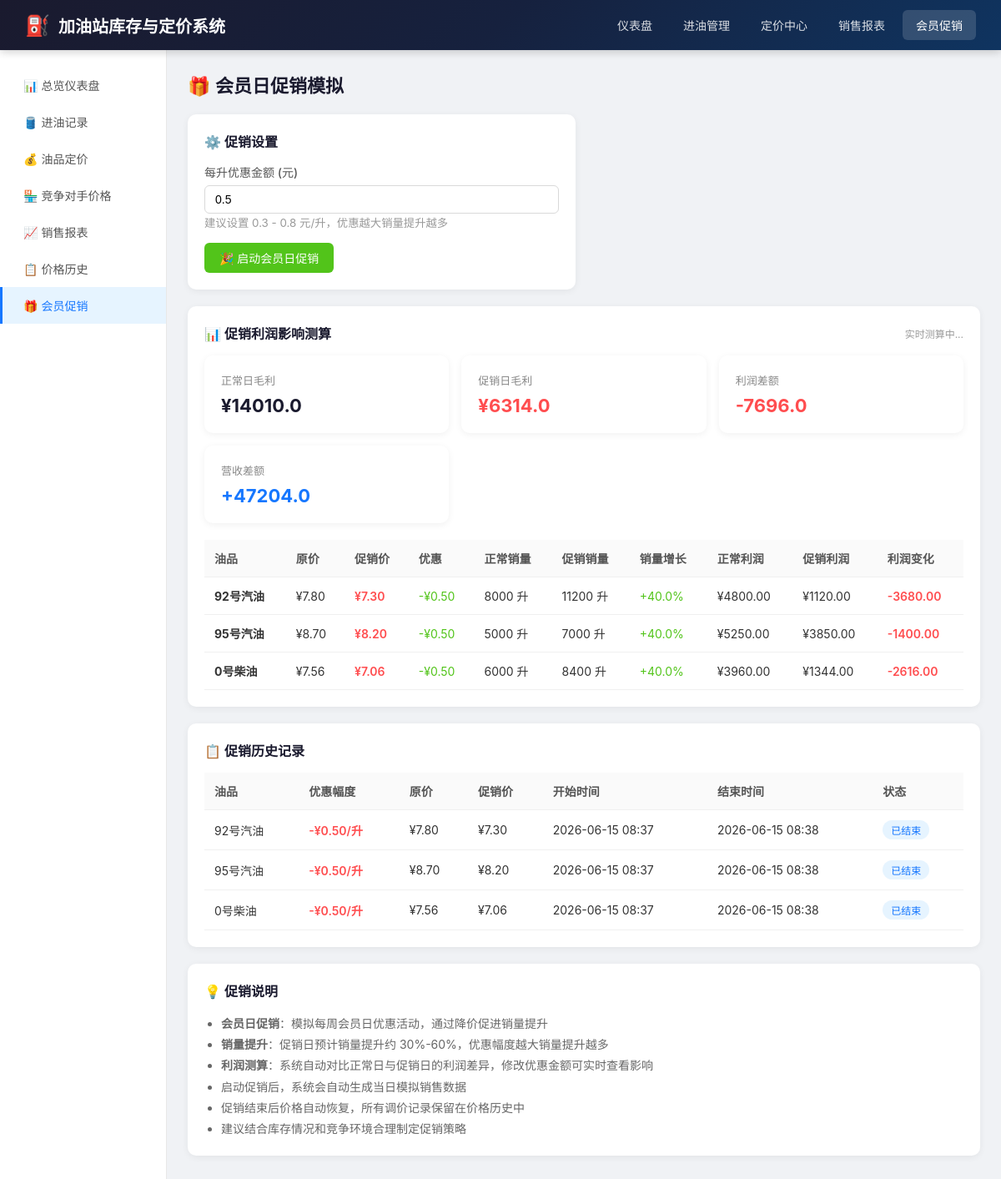
/member/promotion, run on an earlier commit of the app's database.
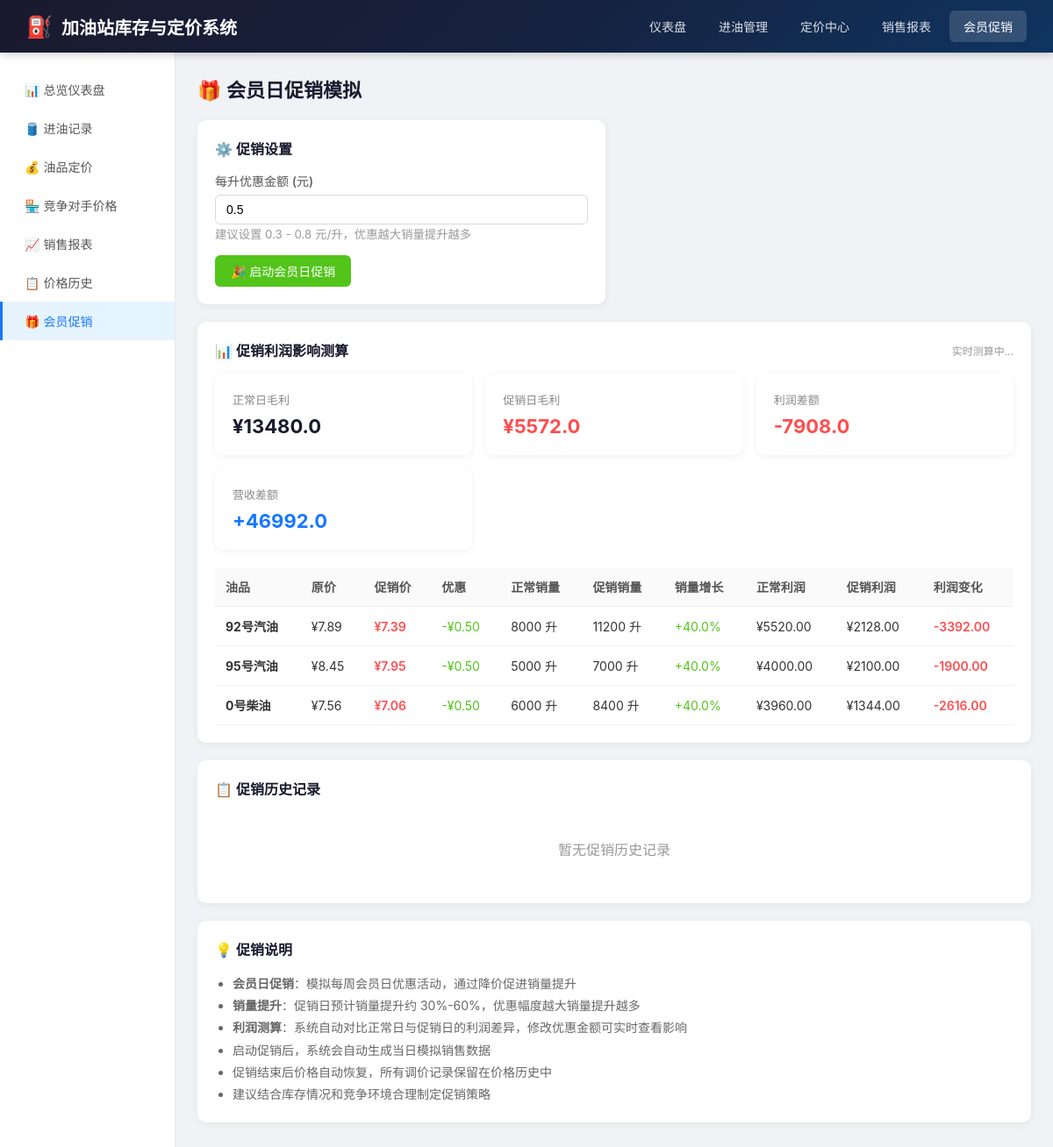
And on a later commit of the database.
### models.py (models this page shows, shortened)
class Fuel(db.Model):
    __tablename__ = 'fuels'
    id = db.Column(db.Integer, primary_key=True)
    code = db.Column(db.String(20), unique=True, nullable=False)
    name = db.Column(db.String(50), nullable=False)
    tank_capacity = db.Column(db.Float, default=50000)
    current_price = db.Column(db.Float, nullable=False)
    price_update_time = db.Column(db.DateTime, default=datetime.now)
    created_at = db.Column(db.DateTime, default=datetime.now)
    intake_records = db.relationship('IntakeRecord', backref='fuel', lazy='dynamic')
    sales_records = db.relationship('SalesRecord', backref='fuel', lazy='dynamic')
    price_histories = db.relationship('PriceHistory', backref='fuel', lazy='dynamic')
    competitor_prices = db.relationship('CompetitorPrice', backref='fuel', lazy='dynamic')
    member_promotions = db.relationship('MemberPromotion', backref='fuel', lazy='dynamic')

class MemberPromotion(db.Model):
    __tablename__ = 'member_promotions'
    id = db.Column(db.Integer, primary_key=True)
    fuel_id = db.Column(db.Integer, db.ForeignKey('fuels.id'), nullable=False)
    discount = db.Column(db.Float, nullable=False)
    original_price = db.Column(db.Float, nullable=False)
    promo_price = db.Column(db.Float, nullable=False)
    start_time = db.Column(db.DateTime, nullable=False)
    end_time = db.Column(db.DateTime)
    is_active = db.Column(db.Boolean, default=False)
    created_at = db.Column(db.DateTime, default=datetime.now)

### app.py (the view, shortened to what this page needs)
@app.route('/member/promotion', methods=['GET', 'POST'])
def member_promotion():
    fuels = Fuel.query.all()
    active_promos = MemberPromotion.query.filter_by(is_active=True).all()
    promo_map = {p.fuel_id: p for p in active_promos}
    impact_data = calculate_promotion_impact()
    promo_history = MemberPromotion.query.order_by(MemberPromotion.start_time.desc()).limit(10).all()
    return render_template('member_promotion.html',
                         fuels=fuels,
                         promo_map=promo_map,
                         impact_data=impact_data,
                         promo_history=promo_history)

### utils.py (called while the page is built)
def get_moving_average_cost(fuel_id):
    intakes = IntakeRecord.query.filter_by(fuel_id=fuel_id)\
        .order_by(IntakeRecord.intake_time.asc()).all()
    if not intakes:
        return 0
    total_volume = 0
    total_cost = 0
    for intake in intakes:
        new_total_volume = total_volume + intake.volume
        new_total_cost = total_cost + (intake.volume * intake.cost_price)
        total_volume = new_total_volume
        total_cost = new_total_cost
    if total_volume == 0:
        return 0
    return total_cost / total_volume

### templates/member_promotion.html (shortened to what the changed rows need)
{% extends 'base.html' %}
{% block content %}
<h2 class="page-title">🎁 会员日促销模拟</h2>
<div class="card">
    <div class="stat-cards" style="margin-bottom: 20px;" id="impactStats">
        <div class="stat-card">
            <div class="stat-label">正常日毛利</div>
            <div class="stat-value" style="font-size: 22px;">¥{{ impact_data.total_normal_profit }}</div>
        </div>
        <div class="stat-card">
            <div class="stat-label">促销日毛利</div>
            <div class="stat-value" style="font-size: 22px; color: {% if impact_data.total_profit_diff >= 0 %}#52c41a{% else %}#ff4d4f{% endif %};">
                ¥{{ impact_data.total_promo_profit }}
            </div>
        </div>
        <div class="stat-card">
            <div class="stat-label">利润差额</div>
            <div class="stat-value" style="font-size: 22px; color: {% if impact_data.total_profit_diff >= 0 %}#52c41a{% else %}#ff4d4f{% endif %};" id="profitDiff">
                {% if impact_data.total_profit_diff >= 0 %}+{% endif %}{{ impact_data.total_profit_diff }}
            </div>
        </div>
        <div class="stat-card">
            <div class="stat-label">营收差额</div>
            <div class="stat-value" style="font-size: 22px; color: #1677ff;" id="revenueDiff">
                {% if impact_data.total_revenue_diff >= 0 %}+{% endif %}{{ impact_data.total_revenue_diff }}
            </div>
        </div>
    </div>
    <table id="impactTable">
        <thead>
            <tr>
                <th>油品</th>
                <th>原价</th>
                <th>促销价</th>
                <th>优惠</th>
                <th>正常销量</th>
                <th>促销销量</th>
                <th>销量增长</th>
                <th>正常利润</th>
                <th>促销利润</th>
                <th>利润变化</th>
            </tr>
        </thead>
        <tbody id="impactTableBody">
            {% for item in impact_data.fuel_items %}
            <tr>
                <td><strong>{{ item.fuel_name }}</strong></td>
                <td>¥{{ '%.2f'|format(item.original_price) }}</td>
                <td style="color: #ff4d4f; font-weight: 600;">¥{{ '%.2f'|format(item.promo_price) }}</td>
                <td style="color: #52c41a;">-¥{{ '%.2f'|format(item.discount) }}</td>
                <td>{{ '%.0f'|format(item.normal_volume) }} 升</td>
                <td>{{ '%.0f'|format(item.promo_volume) }} 升</td>
                <td style="color: #52c41a;">+{{ item.volume_increase }}%</td>
                <td>¥{{ '%.2f'|format(item.normal_profit) }}</td>
                <td>¥{{ '%.2f'|format(item.promo_profit) }}</td>
                <td style="color: {% if item.profit_diff >= 0 %}#52c41a{% else %}#ff4d4f{% endif %}; font-weight: 600;">
                    {% if item.profit_diff >= 0 %}+{% endif %}{{ '%.2f'|format(item.profit_diff) }}
                </td>
            </tr>
            {% endfor %}
        </tbody>
    </table>
</div>
<div class="card">
    <div class="card-title">📋 促销历史记录</div>
    {% if promo_history %}
    <table>
        <thead>
            <tr>
                <th>油品</th>
                <th>优惠幅度</th>
                <th>原价</th>
                <th>促销价</th>
                <th>开始时间</th>
                <th>结束时间</th>
                <th>状态</th>
            </tr>
        </thead>
        <tbody>
            {% for promo in promo_history %}
            <tr>
                <td>{{ promo.fuel.name }}</td>
                <td style="color: #ff4d4f; font-weight: 600;">-¥{{ '%.2f'|format(promo.discount) }}/升</td>
                <td>¥{{ '%.2f'|format(promo.original_price) }}</td>
                <td>¥{{ '%.2f'|format(promo.promo_price) }}</td>
                <td>{{ promo.start_time.strftime('%Y-%m-%d %H:%M') }}</td>
                <td>{{ promo.end_time.strftime('%Y-%m-%d %H:%M') if promo.end_time else '进行中' }}</td>
                <td>
                    <span class="tag {% if promo.is_active %}tag-green{% else %}tag-blue{% endif %}">
                        {{ '进行中' if promo.is_active else '已结束' }}
                    </span>
                </td>
            </tr>
            {% endfor %}
        </tbody>
    </table>
    {% else %}
    <p style="color: #999; text-align: center; padding: 30px;">暂无促销历史记录</p>
    {% endif %}
</div>
{% endblock %}

What changed in the data, as far as the page shows it:
removed MemberPromotion: fuel.name "92号汽油", discount "0.50", original_price "7.80", promo_price "7.30", start_time "2026-06-15 08:37", end_time "2026-06-15 08:38", is_active "已结束"
removed MemberPromotion: fuel.name "95号汽油", discount "0.50", original_price "8.70", promo_price "8.20", start_time "2026-06-15 08:37", end_time "2026-06-15 08:38", is_active "已结束"
removed MemberPromotion: fuel.name "0号柴油", discount "0.50", original_price "7.56", promo_price "7.06", start_time "2026-06-15 08:37", end_time "2026-06-15 08:38", is_active "已结束"
changed Fuel "92号汽油": original_price "7.80" → "7.89"; promo_price "7.30" → "7.39"; normal_profit "4800.00" → "5520.00"; promo_profit "1120.00" → "2128.00"; profit_diff "-3680.00" → "-3392.00"
changed Fuel "95号汽油": original_price "8.70" → "8.45"; promo_price "8.20" → "7.95"; normal_profit "5250.00" → "4000.00"; promo_profit "3850.00" → "2100.00"; profit_diff "-1400.00" → "-1900.00"
Also different on the page:
{{ impact_data.total_normal_profit }}: "14010.0" → "13480.0"
{{ impact_data.total_promo_profit }}: "6314.0" → "5572.0"
{{ impact_data.total_profit_diff }}: "-7696.0" → "-7908.0"
{{ impact_data.total_revenue_diff }}: "47204.0" → "46992.0"
text no longer shown: "油品 优惠幅度 原价 促销价 开始时间 结束时间 状态"
text now shown: "暂无促销历史记录"
